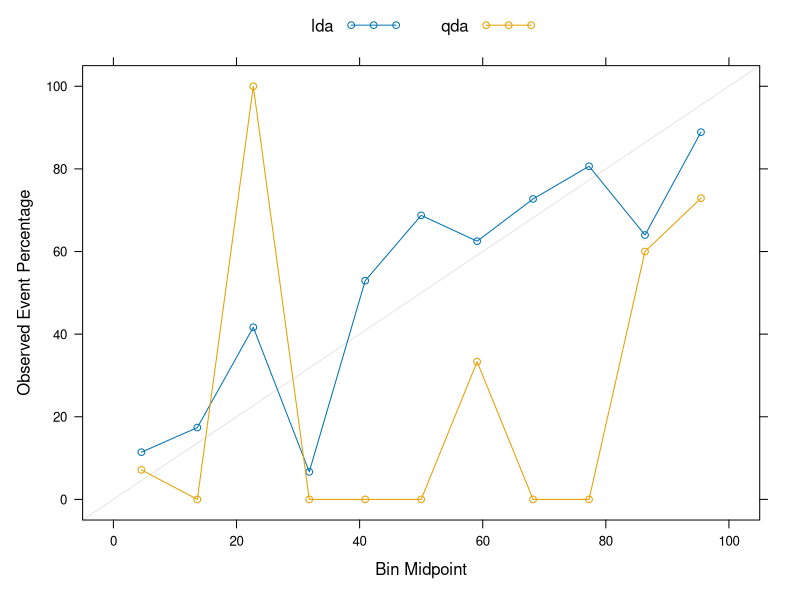

Source code (R):
## ---- chunk 1
knitr::opts_chunk$set(echo = TRUE, collapse=TRUE, result="hold", fig.align="center",  warning=FALSE, message=FALSE)
## ---- chunk 2
library(caret)
library(dplyr)

## Preparing data/Preprocessing
data(mdrr)
mdrrDescr <- mdrrDescr[, -nearZeroVar(mdrrDescr)] # remove predictors with near zero variance
mdrrDescr <- mdrrDescr[, -findCorrelation(cor(mdrrDescr), .5)] # remove highly correlated predictors


# Create training/test data
set.seed(123)
indTrain <- createDataPartition(mdrrClass, p=.5, list=FALSE)
trainX <- mdrrDescr[indTrain, ]
testX <- mdrrDescr[-indTrain, ]

training.data <- mutate(
  trainX, 
  Label = mdrrClass[indTrain])
test.data <- mutate(
  testX, 
  Label = mdrrClass[-indTrain])

# Create different model fits of LDA and QDA (ignore warning messages)
trCtrl <- trainControl(
  classProbs = TRUE
)
ldaFit <- train(Label ~ .,
                data = training.data,
                method = "lda",
                trControl = trCtrl)
qdaFit <- train(Label ~ .,
                data = training.data,
                method = "qda",
                trControl = trCtrl)

# Put observed labels and probability prediction in one data frame
testProbs <- data.frame(
  obs = test.data$Label,
  lda = predict(ldaFit, test.data, type="prob")$Active,
  qda = predict(qdaFit, test.data, type="prob")$Active
  )

# Create calibration data
calibration(obs ~ lda + qda, data = testProbs)
calPlotData <- calibration(obs ~ lda + qda, data = testProbs)
calPlotData

# Calibration plot
xyplot(calPlotData, auto.key = list(columns = 2))


